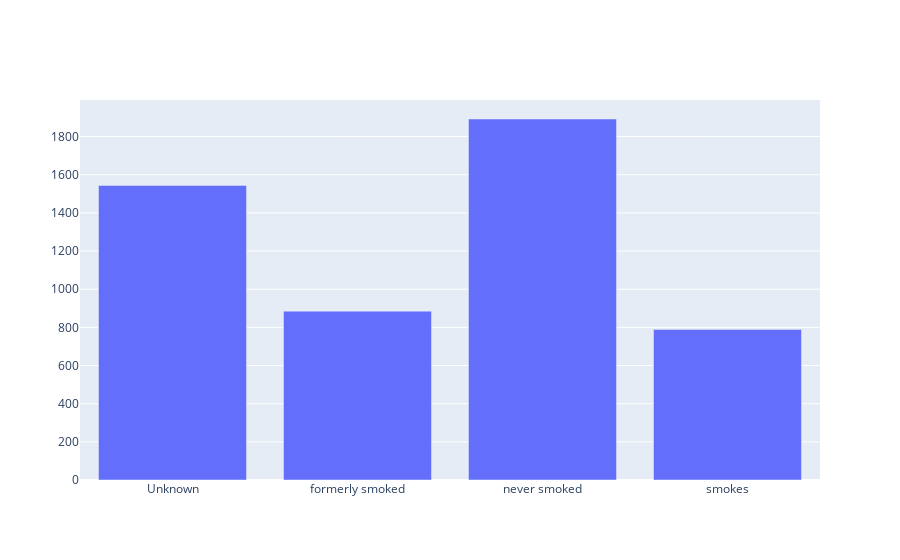

Notebook code for this chart:
### Code cell
fig=go.Figure()
fig.add_trace(go.Bar(x=smoking['smoking_status'],y=smoking['stroke']))

### Figure 1 — Plotly figure (JSON) as saved in the notebook; plotly's stock layout.template omitted (floating-point values rounded to 4 significant figures)
{"data": [{"type": "bar", "x": ["Unknown", "formerly smoked", "never smoked", "smokes"], "y": [1544, 885, 1892, 789]}], "layout": {}}
